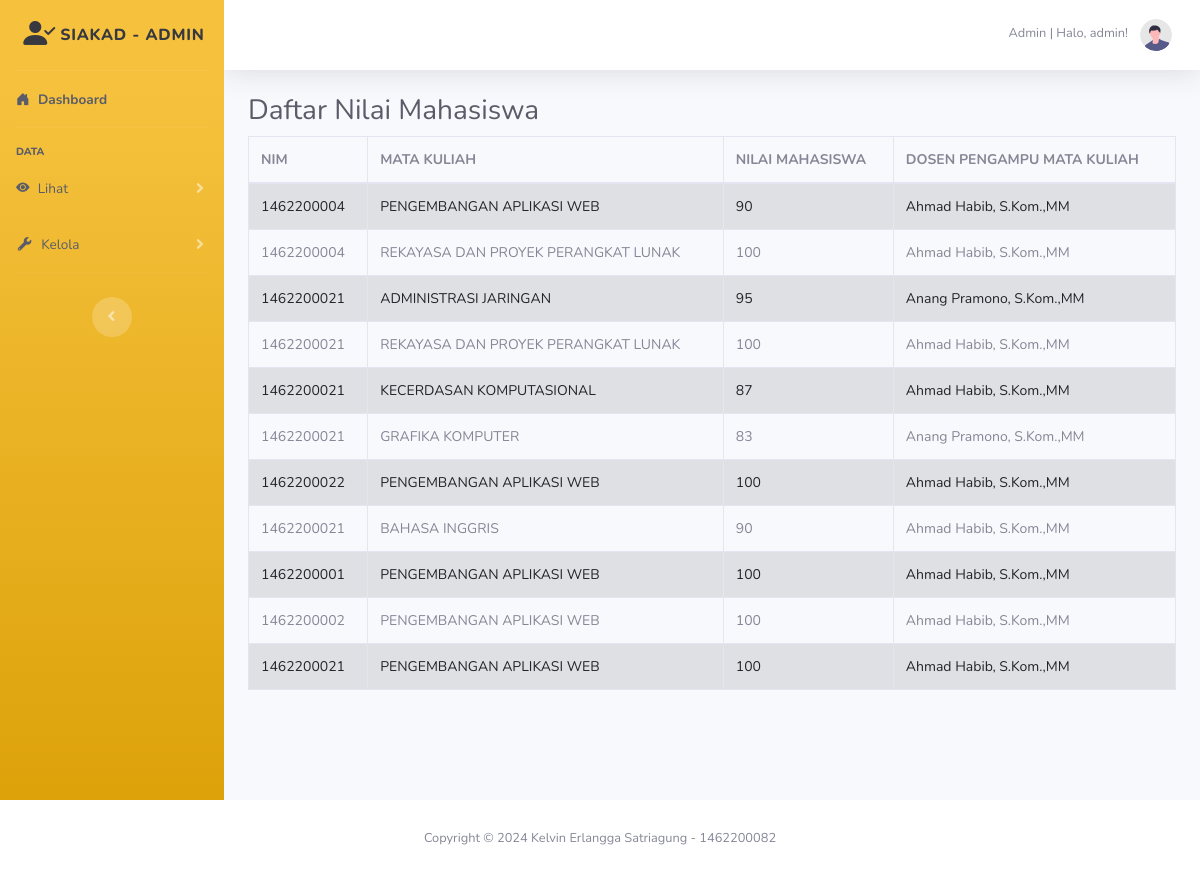
The app's page /lihat-nilai-mahasiswa (signed in) with its own data.
### tables this page shows
CREATE TABLE `tbl_nilai_mahasiswa` (
  `id_nilai` int NOT NULL,
  `nim` int DEFAULT NULL,
  `mata_kuliah` varchar(50) DEFAULT NULL,
  `nilai_mahasiswa` varchar(3) DEFAULT NULL,
  `dosen_mata_kuliah` varchar(50) DEFAULT NULL
);

### view/admin/lihat-nilai-mahasiswa.php (the view, shortened to what this page needs)
<div class="table-responsive">
    <h3>Daftar Nilai Mahasiswa</h3>
    <table class="table table-striped table-hover table-bordered" id="dataTables">
        <thead>
            <tr>
                <th>NIM</th>
                <th>MATA KULIAH</th>
                <th>NILAI MAHASISWA</th>
                <th>DOSEN PENGAMPU MATA KULIAH</th>
            </tr>
        </thead>
        <?php
        include 'koneksi.php';
        $query = mysqli_query($conn, "SELECT * FROM tbl_nilai_mahasiswa");
        if ($query->num_rows > 0) {
            echo "<tbody>";
            while ($row = $query->fetch_assoc()) {
                echo "<tr>";
                echo "<td>" . $row['nim'] . "</td>";
                echo "<td>" . $row['mata_kuliah'] . "</td>";
                echo "<td>" . $row['nilai_mahasiswa'] . "</td>";
                echo "<td>" . $row['dosen_mata_kuliah'] . "</td>";
                echo "</tr>";
            }
            echo "</tbody>";
        } else {
            echo "<tbody><tr><td colspan='7'>Tidak ada data mahasiswa</td></tr></tbody>";
        }
        ?>
    </table>
</div>

### index.php (shortened to what this page needs)
<?php
if ((isset($_GET['page']) && $_GET['page'] == 'dashboard') || !isset($_GET['page'])) {
    $page = "view/admin/dashboard.php";
    include "view/admin/main.php";
} else if ((isset($_GET['page']) && $_GET['page'] == 'gate')) {
    include "gate.php";
} else if ((isset($_GET['page']) && $_GET['page'] == 'lihat-data-mahasiswa')) {
    $page = "lihat-data-mahasiswa.php";
    include "view/admin/main.php";
} else if ((isset($_GET['page']) && $_GET['page'] == 'tambah-data-admin')) {
    $page = "tambah-data-admin.php";
    include "view/admin/main.php";
} else if ((isset($_GET['page']) && $_GET['page'] == 'tambah-data-mahasiswa')) {
    $page = "tambah-data-mahasiswa.php";
    include "view/admin/main.php";
} else if ((isset($_GET['page']) && $_GET['page'] == 'tambah-data-artikel')) {
    $page = "tambah-data-artikel.php";
    include "view/admin/main.php";
} else if ((isset($_GET['page']) && $_GET['page'] == 'kelola-data-nilai')) {
    $page = "kelola-data-nilai.php";
    include "view/admin/main.php";
} else if ((isset($_GET['page']) && $_GET['page'] == 'kelola-data-artikel')) {
    $page = "kelola-data-artikel.php";
    include "view/admin/main.php";
} else if ((isset($_GET['page']) && $_GET['page'] == 'kelola-data-user')) {
    $page = "kelola-data-user.php";
    include "view/admin/main.php";
} else if ((isset($_GET['page']) && $_GET['page'] == 'detail-mahasiswa')) {
    $page = "view/admin/detail-mahasiswa.php";
    include "view/admin/main.php";
} else if ((isset($_GET['page']) && $_GET['page'] == 'lihat-nilai-mahasiswa')) {
    include "view/admin/main.php";
} else if ((isset($_GET['page']) && $_GET['page'] == 'lihat-daftar-mahasiswa')) {
    $page = "lihat-daftar-mahasiswa.php";
    include "view/admin/main.php";
} else if ((isset($_GET['page']) && $_GET['page'] == 'lihat-daftar-camaba')) {
    $page = "lihat-daftar-camaba.php";
    include "view/admin/main.php";
} else if ((isset($_GET['page']) && $_GET['page'] == 'lihat-artikel')) {
    $page = "lihat-artikel.php";
    include "view/admin/main.php";
} else if ((isset($_GET['page']) && $_GET['page'] == 'login')) {
    include "login.php";
} else if ((isset($_GET['page']) && $_GET['page'] == 'logout')) {
    include "services/logout-proses.php";
} else if ((isset($_GET['page']) && $_GET['page'] == 'profil-admin')) {
    include "view/admin/profil-admin.php";
} else if ((isset($_GET['page']) && $_GET['page'] == 'pengaturan-admin')) {
    include "view/admin/pengaturan-admin.php";
}

### view/admin/main.php (shortened to what this page needs)
<!DOCTYPE html>
<html lang="en">
<head>
    <link href="assets/vendor/fontawesome-free/css/all.min.css" rel="stylesheet" type="text/css">
    <link rel="stylesheet" href="https://cdn.jsdelivr.net/npm/bootstrap-icons@1.11.3/font/bootstrap-icons.min.css">
    <link href="https://cdn.jsdelivr.net/npm/bootstrap@5.2.3/dist/css/bootstrap.min.css" rel="stylesheet">
    <link href="assets/css/sb-admin-2.min.css" rel="stylesheet">
</head>
<body id="page-top">
    <div id="wrapper">
        <?php include "sidebar.php" ?>
        <div id="content-wrapper" class="d-flex flex-column">
            <div id="content">
                <?php include "topbar-admin.php" ?>
                <div class="container-fluid text-gray-800" style="font-size: 14px;">
                    <?php
                    include $page;
                    ?>
                </div>
            </div>
        </div>
    </div>
    <?php include "footer.php" ?>
</body>
</html>

### view/admin/sidebar.php (shortened to what this page needs)
<ul class="navbar-nav bg-gradient-warning sidebar sidebar-dark accordion" id="accordionSidebar">
    <a class="sidebar-brand d-flex align-items-center justify-content-center text-dark" href="dashboard">
        <div class="sidebar-brand-icon">
            <i class="bi bi-person-check-fill m-1"></i>
        </div>
        <div class="sidebar-brand-text">SIAKAD - ADMIN</div>
    </a>
    <hr class="sidebar-divider my-0">
    <li class="nav-item active">
        <a class="nav-link text-dark" href="dashboard">
            <i class="bi bi-house-door-fill text-dark"></i>
            <span>Dashboard</span>
        </a>
    </li>
    <hr class="sidebar-divider">
    <div class="sidebar-heading text-dark">
        Data
    </div>
    <li class="nav-item">
        <a class="nav-link collapsed text-dark" href="#" data-toggle="collapse" data-target="#collapseTwo" aria-expanded="true" aria-controls="collapseTwo">
            <i class="bi bi-eye-fill text-dark"></i>
            <span>Lihat</span>
        </a>
    </li>
    <li class="nav-item">
        <a class="nav-link collapsed text-dark" href="#" data-toggle="collapse" data-target="#collapseUtilities" aria-expanded="true" aria-controls="collapseUtilities">
            <i class="fas fa-fw fa-wrench text-dark"></i>
            <span>Kelola</span>
        </a>
    </li>
    <hr class="sidebar-divider">
    <div class="text-center d-none d-md-inline my-2">
        <button class="rounded-circle border-0" id="sidebarToggle"></button>
    </div>
</ul>

### view/admin/topbar-admin.php (shortened to what this page needs)
<nav class="navbar navbar-expand navbar-light bg-white topbar mb-4 static-top shadow">
    <ul class="navbar-nav ml-auto">
        <span class="mt-4 d-none d-lg-inline text-gray-600 small"><?php echo $_SESSION['role'] ?> | Halo, <?php echo $_SESSION['username'] ?>!</span>
        <li class="nav-item dropdown no-arrow">
            <a class="nav-link dropdown-toggle" href="#" id="userDropdown" role="button" data-toggle="dropdown" aria-haspopup="true" aria-expanded="false">
                <img class="img-profile rounded-circle" src="assets/img/undraw_profile.svg">
            </a>
        </li>
    </ul>
</nav>

### footer.php
<footer class="sticky-footer">
    <div class="container my-auto">
        <div class="copyright text-center my-auto">
            <span>Copyright &copy; 2024 Kelvin Erlangga Satriagung - 1462200082</span>
        </div>
    </div>
</footer>

### records on screen
tbl_nilai_mahasiswa: nim "1462200004", mata_kuliah "PENGEMBANGAN APLIKASI WEB", nilai_mahasiswa "90", dosen_mata_kuliah "Ahmad Habib, S.Kom.,MM"
tbl_nilai_mahasiswa: nim "1462200004", mata_kuliah "REKAYASA DAN PROYEK PERANGKAT LUNAK", nilai_mahasiswa "100", dosen_mata_kuliah "Ahmad Habib, S.Kom.,MM"
tbl_nilai_mahasiswa: nim "1462200021", mata_kuliah "ADMINISTRASI JARINGAN", nilai_mahasiswa "95", dosen_mata_kuliah "Anang Pramono, S.Kom.,MM"
tbl_nilai_mahasiswa: nim "1462200021", mata_kuliah "REKAYASA DAN PROYEK PERANGKAT LUNAK", nilai_mahasiswa "100", dosen_mata_kuliah "Ahmad Habib, S.Kom.,MM"
tbl_nilai_mahasiswa: nim "1462200021", mata_kuliah "KECERDASAN KOMPUTASIONAL", nilai_mahasiswa "87", dosen_mata_kuliah "Ahmad Habib, S.Kom.,MM"
tbl_nilai_mahasiswa: nim "1462200021", mata_kuliah "GRAFIKA KOMPUTER", nilai_mahasiswa "83", dosen_mata_kuliah "Anang Pramono, S.Kom.,MM"
tbl_nilai_mahasiswa: nim "1462200022", mata_kuliah "PENGEMBANGAN APLIKASI WEB", nilai_mahasiswa "100", dosen_mata_kuliah "Ahmad Habib, S.Kom.,MM"
tbl_nilai_mahasiswa: nim "1462200021", mata_kuliah "BAHASA INGGRIS", nilai_mahasiswa "90", dosen_mata_kuliah "Ahmad Habib, S.Kom.,MM"
tbl_nilai_mahasiswa: nim "1462200001", mata_kuliah "PENGEMBANGAN APLIKASI WEB", nilai_mahasiswa "100", dosen_mata_kuliah "Ahmad Habib, S.Kom.,MM"
tbl_nilai_mahasiswa: nim "1462200002", mata_kuliah "PENGEMBANGAN APLIKASI WEB", nilai_mahasiswa "100", dosen_mata_kuliah "Ahmad Habib, S.Kom.,MM"
tbl_nilai_mahasiswa: nim "1462200021", mata_kuliah "PENGEMBANGAN APLIKASI WEB", nilai_mahasiswa "100", dosen_mata_kuliah "Ahmad Habib, S.Kom.,MM"

### other values on screen
$_SESSION['role'] "Admin"
$_SESSION['username'] "admin"
